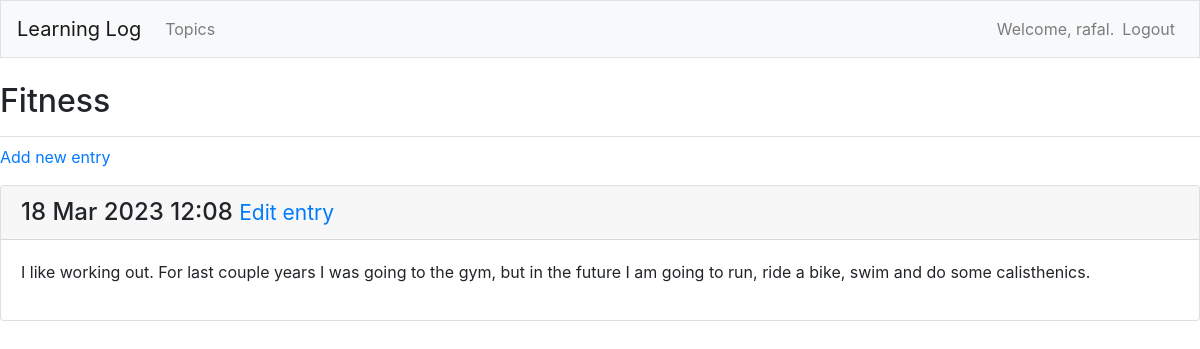
Page /topics/2 (signed in) on the committed database.
### learning_logs/models.py (models this page shows, shortened)
class Topic(models.Model):
    text = models.CharField(max_length=200)
    date_added = models.DateTimeField(auto_now_add=True)
    owner = models.ForeignKey(User, on_delete=models.CASCADE)
    def __str__(self):
        return self.text

class Entry(models.Model):
    topic = models.ForeignKey(Topic, on_delete=models.CASCADE)
    text = models.TextField()
    date_added = models.DateTimeField(auto_now_add=True)
    class Meta:
        verbose_name_plural = "entries"

### learning_logs/views.py (the view)
# urls.py: path("topics/<int:topic_id>", views.topic, name="topic"),
@login_required
def topic(request, topic_id):
    topic = Topic.objects.get(id=topic_id)
    if topic.owner != request.user:
        raise Http404
    entries = topic.entry_set.order_by("-date_added")
    context = {"topic": topic, "entries": entries}
    return render(request, "learning_logs/topic.html", context)

### learning_logs/templates/learning_logs/topic.html
{% extends "learning_logs/base.html" %}
{% block page_header %}
<h2>{{ topic }}</h2>
{% endblock page_header %}
{% block content %}
<p>
    <a href="{% url 'learning_logs:new_entry' topic.id %}">Add new entry</a>
</p>
{% for entry in entries %}
<div class="card mb-3">
    <h4 class="card-header">
        {{ entry.date_added|date:'d M Y H:i' }}
        <small><a href="{% url 'learning_logs:edit_entry' entry.id %}">Edit entry</a></small>
    </h4>
    <div class="card-body">
        {{ entry.text|linebreaks}}
    </div>
</div>
{% empty %}
Not entries added yet.
{% endfor %}
{% endblock content %}

### learning_logs/templates/learning_logs/base.html (shortened to what this page needs)
{% load bootstrap4 %}
<!doctype html>
<html lang="pl">
<head>
    {% bootstrap_css %}
</head>
<body>
    <nav class="navbar navbar-expand-md navbar-light bg-light mb-4 border">
        <a class="navbar-brand" href="{% url 'learning_logs:index' %}">Learning Log</a>
        <div class="collapse navbar-collapse" id="navbarCollapse">
            <ul class="navbar-nav mr-auto">
                <li class="nav-item">
                    <a class="nav-link" , href="{% url 'learning_logs:topics' %}">
                        Topics</a>
                </li>
            </ul>
            <ul class="navbar-nav ml-auto">
                {%if user.is_authenticated%}
                <li class="nav-item">
                    <span class="navbar-text">Welcome, {{ user.username }}.</span>
                </li>
                <li class="nav-item">
                    <a class="nav-link" href="{% url 'users:logout' %}">Logout</a>
                </li>
                {% else %}
                <li class="nav-item">
                    <a class="nav-link" href="{% url 'users:register'  %}">Register</a>
                </li>
                <li class="nav-item">
                    <a class="nav-link" href="{% url 'users:login'  %}">Login</a>
                    {% endif %}
            </ul>
        </div>
    </nav>
    <main role="main" class="containter">
        <div class="pb-2 mb-2 border-bottom">
            {% block page_header %}{% endblock page_header %}
        </div>
        <div>
            {% block content %}{% endblock content %}
        </div>
    </main>
</body>
</html>

### rows in the picture
Topic: text "Fitness"
Entry: date_added "18 Mar 2023 12:08", text "I like working out. For last couple years I was going to the gym, but in the future I am going to run, ride a bike, swim and do some calisthenics."

### other values in the picture
{{ user.username }} "rafal"
